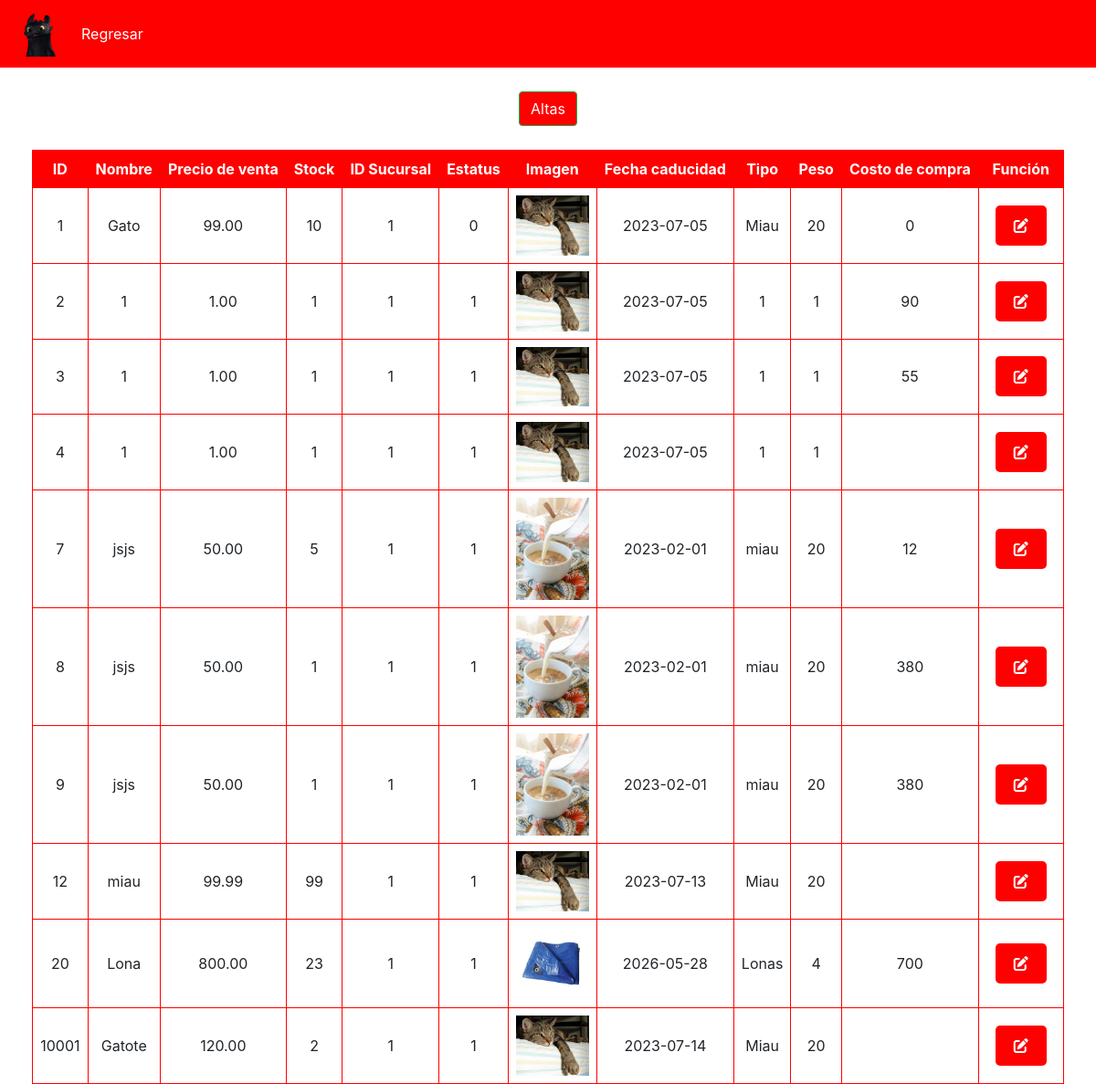
The page /productos.php on the database its author committed.
### tables this page shows
CREATE TABLE `Productos` (
  `producto_id` int(11) NOT NULL,
  `nombre` varchar(100) DEFAULT NULL,
  `precio` decimal(10,2) DEFAULT NULL,
  `stock` int(11) DEFAULT NULL,
  `sucursal_id` int(11) DEFAULT NULL,
  `estatus` varchar(20) DEFAULT NULL,
  `img` varchar(50) DEFAULT NULL,
  `fecha_caducidad` date DEFAULT NULL,
  `tipo` varchar(50) DEFAULT NULL,
  `peso` float DEFAULT NULL,
  `costo` float DEFAULT NULL,
  PRIMARY KEY (`producto_id`),
  KEY `sucursal_id` (`sucursal_id`),
  CONSTRAINT `Productos_ibfk_1` FOREIGN KEY (`sucursal_id`) REFERENCES `Sucursal` (`sucursal_id`)
);

### productos.php (the view, shortened to what this page needs)
<!DOCTYPE html>
<html lang="en">
<head>
    <link rel="stylesheet" href="https://cdnjs.cloudflare.com/ajax/libs/font-awesome/6.4.0/css/all.min.css" />
    <link rel="stylesheet" href="https://maxcdn.bootstrapcdn.com/bootstrap/4.0.0/css/bootstrap.min.css">
</head>
<body style="text-align:center;">
<nav class="navbar navbar-expand-lg navbar-dark bg-red">
    <div><img src="./img/toothless.png"/></div>
    <div><a href="Principal.php"><button class="btn">Regresar</button></a></div>
</nav>
<div>
    <a href="DetalleA.php"><button title="Este boton sirve para dar de alta productos es decir registrarlos por primera vez" class="btn btn-success">Altas</button></a>
</div>
<div style="display: flex;justify-content: center; align-items: center;">
    <table>
        <thead>
            <tr>
                <th>ID</th>
                <th>Nombre</th>
                <th>Precio de venta</th>
                <th>Stock</th>
                <th>ID Sucursal</th>
                <th>Estatus</th>
                <th>Imagen</th>
                <th>Fecha caducidad</th>
                <th>Tipo</th>
                <th>Peso</th>
                <th>Costo de compra</th>
                <th>Función</th>
            </tr>
        </thead>
        <tbody>
            <?php
            $servername = "localhost";
            $username = "Maoui";
            $password = "maouicafe";
            $database = "BDMAOUI";
            $conn = new mysqli($servername, $username, $password, $database);
            $sql = "SELECT * FROM Productos";
            $result = $conn->query($sql);
            if ($result->num_rows > 0) {
                while ($row = $result->fetch_assoc()) {
                    echo "<tr>";
                    echo "<td>" . $row["producto_id"] . "</td>";
                    echo "<td>" . $row["nombre"] . "</td>";
                    echo "<td>" . $row["precio"] . "</td>";
                    echo "<td>" . $row["stock"] . "</td>";
                    echo "<td>" . $row["sucursal_id"] . "</td>";
                    echo "<td>" . $row["estatus"] . "</td>";
                    echo "<td> <img style='width: 80px; height: auto;' src='img/" . $row["img"] . "' ></td>";
                    echo "<td>" . $row["fecha_caducidad"] . "</td>";
                    echo "<td>" . $row["tipo"] . "</td>";
                    echo "<td>" . $row["peso"] . "</td>";
                    echo "<td>" . $row["costo"] . "</td>";
                    echo '<td>
                        <form method="POST" action="c.php">
                            <input type="hidden" name="id" value="' . $row["producto_id"] . '">
                            <button type="submit"><i class="fa-solid fa-pen-to-square"></i></button>
                        </form>
                    </td>';
                    echo "</tr>";
                }
            } else {
                echo "<tr><td colspan='3'>No se encontraron registros</td></tr>";
            }
            ?>
        </tbody>
    </table>
</div>
</body>
</html>

### productos.php (style rules this page uses)
table { border-collapse: collapse; }
th, td { border: 1px solid red; padding: 8px; }
th { background-color: red; color: white; }
body { text-align: center; }
.navbar { background-color: #ff0000; }
.navbar img { max-width: 50px; height: auto; }
button { background-color: #ff0000; color: #ffffff; border: none; padding: 10px 20px; border-radius: 5px; margin: 10px; cursor: pointer; }
.btn-success { background-color: red; }

### rows shown on the page
productos: producto_id "1", nombre "Gato", precio "99.00", stock "10", sucursal "1", estatus "0", img (picture), fecha_caducidad "2023-07-05", tipo "Miau", peso "20", costo "0"
productos: producto_id "2", nombre "1", precio "1.00", stock "1", sucursal "1", estatus "1", img (picture), fecha_caducidad "2023-07-05", tipo "1", peso "1", costo "90"
productos: producto_id "3", nombre "1", precio "1.00", stock "1", sucursal "1", estatus "1", img (picture), fecha_caducidad "2023-07-05", tipo "1", peso "1", costo "55"
productos: producto_id "4", nombre "1", precio "1.00", stock "1", sucursal "1", estatus "1", img (picture), fecha_caducidad "2023-07-05", tipo "1", peso "1"
productos: producto_id "7", nombre "jsjs", precio "50.00", stock "5", sucursal "1", estatus "1", img (picture), fecha_caducidad "2023-02-01", tipo "miau", peso "20", costo "12"
productos: producto_id "8", nombre "jsjs", precio "50.00", stock "1", sucursal "1", estatus "1", img (picture), fecha_caducidad "2023-02-01", tipo "miau", peso "20", costo "380"
productos: producto_id "9", nombre "jsjs", precio "50.00", stock "1", sucursal "1", estatus "1", img (picture), fecha_caducidad "2023-02-01", tipo "miau", peso "20", costo "380"
productos: producto_id "12", nombre "miau", precio "99.99", stock "99", sucursal "1", estatus "1", img (picture), fecha_caducidad "2023-07-13", tipo "Miau", peso "20"
productos: producto_id "20", nombre "Lona", precio "800.00", stock "23", sucursal "1", estatus "1", img (picture), fecha_caducidad "2026-05-28", tipo "Lonas", peso "4", costo "700"
productos: producto_id "10001", nombre "Gatote", precio "120.00", stock "2", sucursal "1", estatus "1", img (picture), fecha_caducidad "2023-07-14", tipo "Miau", peso "20"
